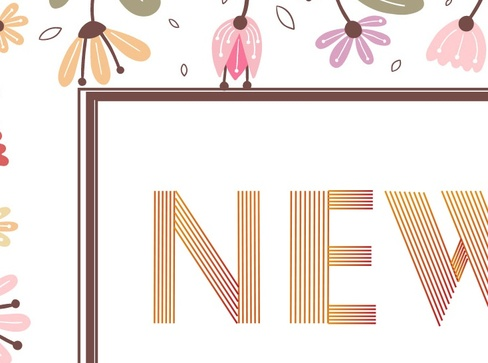
#> input picture lena3.jpg, 488 x 363 px, shrunk from 734 x 546 before the run
$ python 'python多线程图像处理.py'
#> lines starting #> are read from the running program, lines starting #| are printed output that depends on the picture; after the words box and inside, x2 and y2 are one past the last pixel; in counts of white or black regions, pixels touching at a corner belong together
# -*- coding: utf-8 -*-
"""
Created on Mon Nov 19 15:56:51 2018

@author: zhulifu
"""

import cv2
import threading
import numpy as np
from time import ctime,sleep

def thread_1():
    print("The thread_1 time is %s \n" %ctime())
    img1 = cv2.imread('1.jpg')
    img1_gray = cv2.cvtColor(img1,cv2.COLOR_BGR2GRAY)
    _,img1_bin = cv2.threshold(img1_gray,150,255,cv2.THRESH_BINARY)
    cv2.imshow("IMG1",img1_bin)
    cv2.waitKey(10000)
    return


def thread_2():
    print("The thread_2 time is %s \n" %ctime())
    img2 = cv2.imread('11.jpg')
    img2_gray = cv2.cvtColor(img2,cv2.COLOR_BGR2GRAY)
    _,img2_bin = cv2.threshold(img2_gray,150,255,cv2.THRESH_BINARY)
    cv2.imshow("IMG2",img2_bin)
    cv2.waitKey(10000)
    return

threads = []
t1 = threading.Thread(target = thread_1)
threads.append(t1)
t2 = threading.Thread(target = thread_2)
threads.append(t2)

if __name__ == '__main__':
    for t in threads:
        t.setDaemon(True)
        t.start()
#    t.join()  ##等待子进程是否结束
###主线程########################
    print("The main thread time is %s \n" %ctime())
    img3 = cv2.imread('lena3.jpg')
#> img3 is the input picture: shape (363, 488, 3); mean B, G, R 224.1, 229.5, 239.7
    cv2.imshow("img3",img3)
    cv2.waitKey(10000)

cv2.destroyAllWindows()


###############################################################################
print("-----------------多线程子线程返回结果给主线程----------------------------")

# -*- coding: utf-8 -*-
"""
Created on Mon Nov 19 15:56:51 2018

@author: zhulifu
"""


import cv2
import threading
import numpy as np
from time import ctime,sleep

#img1_bin = np.zeros([600,600,3],dtype=np.uint8)
#img2_bin = np.zeros([600,600,3],dtype=np.uint8)

def thread_1():
    global img1_bin
    print("The thread_1 time is %s \n" %ctime())
    img1 = cv2.imread('1.jpg')
    img1_gray = cv2.cvtColor(img1,cv2.COLOR_BGR2GRAY)
    _,img1_bin = cv2.threshold(img1_gray,150,255,cv2.THRESH_BINARY)
#    cv2.imshow("IMG1",img1_bin)
#    cv2.waitKey(10000)
    return img1_bin


def thread_2():
    global img2_bin
    print("The thread_2 time is %s \n" %ctime())
    img2 = cv2.imread('11.jpg')
    img2_gray = cv2.cvtColor(img2,cv2.COLOR_BGR2GRAY)
    _,img2_bin = cv2.threshold(img2_gray,150,255,cv2.THRESH_BINARY)
#    cv2.imshow("IMG2",img2_bin)
#    cv2.waitKey(10000)
    return img2_bin

threads = []
t1 = threading.Thread(target = thread_1)
threads.append(t1)
t2 = threading.Thread(target = thread_2)
threads.append(t2)

if __name__ == '__main__':
    for t in threads:
        t.setDaemon(True)
        t.start()
    t.join()  ##等待子进程是否结束
###主线程########################
    print("The main thread time is %s \n" %ctime())
    img3 = cv2.imread('lena3.jpg')

    cv2.imshow("IMG1",img1_bin)
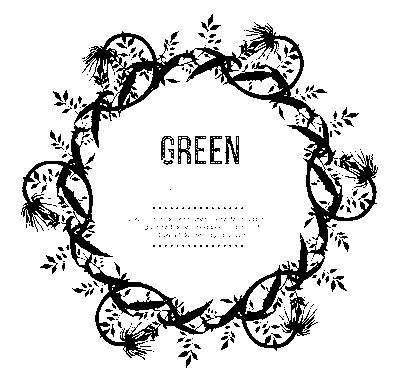
#> window 'IMG1': shape (376, 399); 85.1% white; 369 black regions (314 under 20 px), largest, box (x1, y1, x2, y2) and area: (21, 22, 378, 360) 18237, (225, 136, 239, 164) 212, (178, 136, 191, 164) 181
    cv2.imshow("IMG2",img2_bin)
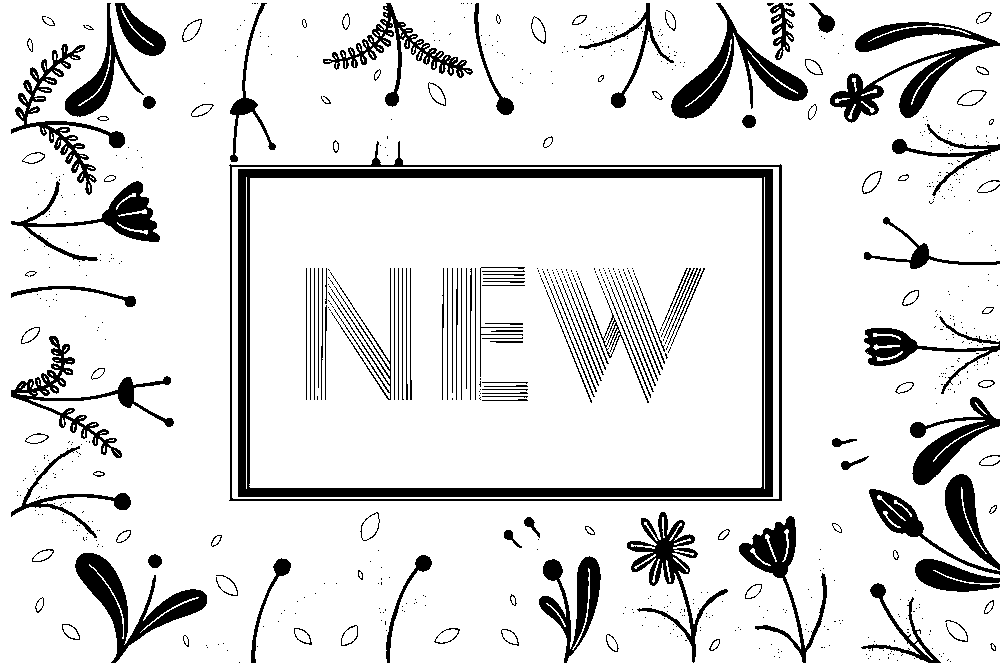
#> window 'IMG2': shape (663, 1000); 86.9% white; 790 black regions (631 under 20 px), largest, box (x1, y1, x2, y2) and area: (238, 169, 773, 497) 16135, (830, 22, 1000, 123) 4888, (229, 141, 782, 501) 4048
    cv2.imshow("img3",img3)
    cv2.waitKey(10000)

cv2.destroyAllWindows()


###############################################################################
print("-----------------多线程子线程返回结果给主线程--死循环---------------------")
